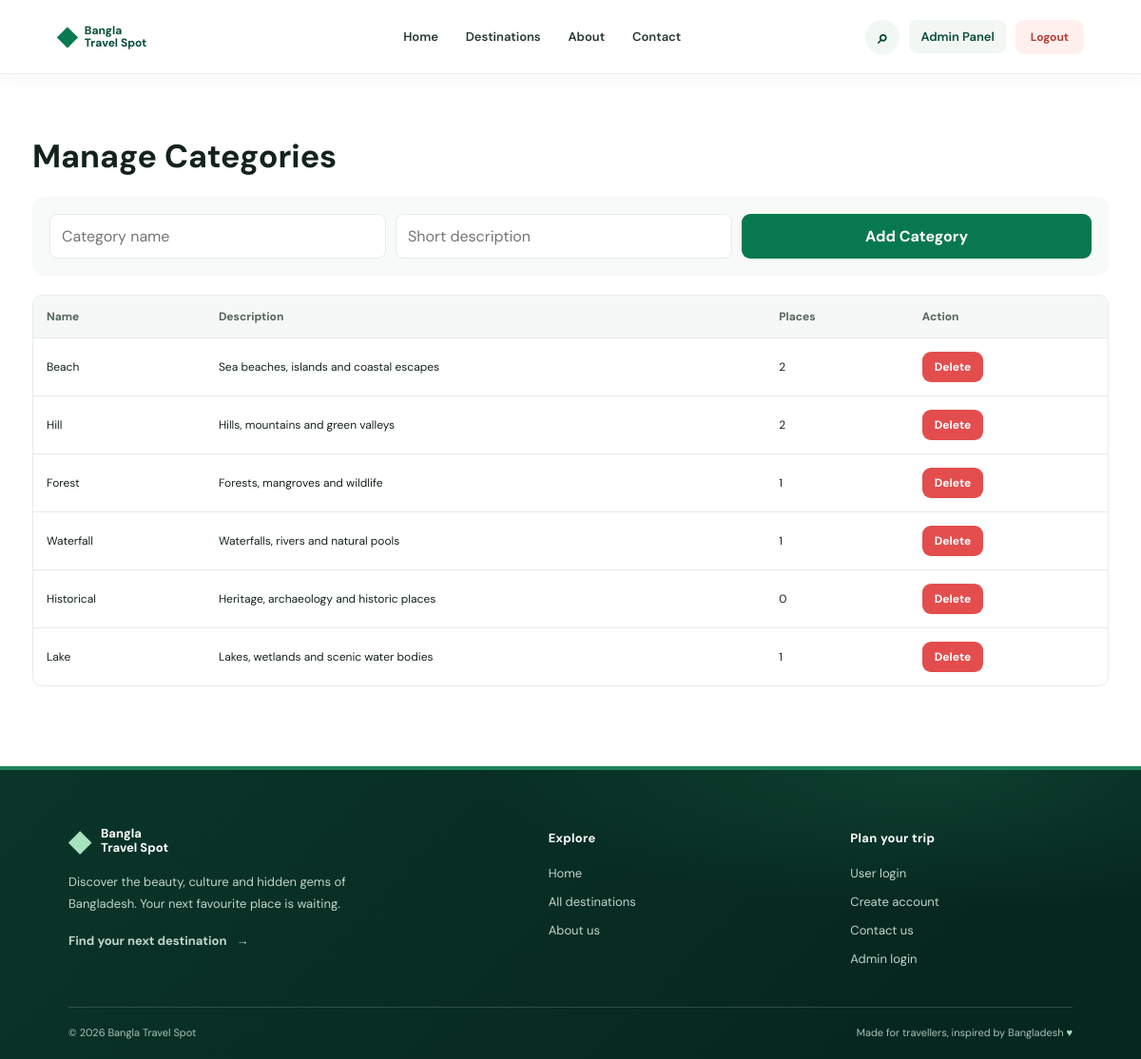
Screenshot of /admin/categories.php (signed in) with the database file from the repository.
### tables this page shows
CREATE TABLE categories (
 id BIGINT UNSIGNED AUTO_INCREMENT PRIMARY KEY,
 name VARCHAR(100) NOT NULL UNIQUE,
 slug VARCHAR(120) NOT NULL UNIQUE,
 description VARCHAR(255) DEFAULT NULL,
 created_at TIMESTAMP DEFAULT CURRENT_TIMESTAMP
);

### includes/functions.php (called while the page is built, shortened)
<?php
function e($v){return htmlspecialchars((string)$v,ENT_QUOTES,'UTF-8');}

### admin/categories.php (the view)
<?php require_once '../includes/functions.php';require_admin();if(isset($_GET['delete'])){$pdo->prepare('DELETE FROM categories WHERE id=?')->execute([(int)$_GET['delete']]);redirect('admin/categories.php');}if($_SERVER['REQUEST_METHOD']==='POST'){verify_csrf();$pdo->prepare('INSERT INTO categories(name,slug,description) VALUES(?,?,?)')->execute([trim($_POST['name']),strtolower(trim(preg_replace('/[^A-Za-z0-9-]+/','-',$_POST['name']),'-')),trim($_POST['description'])]);redirect('admin/categories.php');}$cats=$pdo->query('SELECT c.*,COUNT(p.id) total FROM categories c LEFT JOIN places p ON p.category_id=c.id GROUP BY c.id')->fetchAll();$page_title='Manage Categories';require '../includes/header.php';?><section class="section"><h1>Manage Categories</h1><form method="post" class="inline-form"><?=csrf_field()?><input name="name" required placeholder="Category name"><input name="description" placeholder="Short description"><button class="btn btn-primary">Add Category</button></form><div class="table-wrap"><table><thead><tr><th>Name</th><th>Description</th><th>Places</th><th>Action</th></tr></thead><tbody><?php foreach($cats as $c):?><tr><td><?=e($c['name'])?></td><td><?=e($c['description'])?></td><td><?=$c['total']?></td><td><a class="btn btn-danger btn-small" onclick="return confirm('Delete category?')" href="?delete=<?=$c['id']?>">Delete</a></td></tr><?php endforeach;?></tbody></table></div></section><?php require '../includes/footer.php';?>

### assets/css/style.css (style rules this page uses)
:root { --green:#08794e;--deep:#064b39;--mint:#e9f5ef;--ink:#14221e;--muted:#718079;--line:#e6ece8;--red:#df4b4b;--shadow:0 12px 35px rgba(14,45,32,.08) }
* { box-sizing:border-box }
html { scroll-behavior:smooth }
body { margin:0;font-family:'DM Sans',sans-serif;color:var(--ink);background:#fff }
a { color:inherit;text-decoration:none }
button,input,select,textarea { font:inherit }
.btn { border:0;border-radius:9px;padding:12px 20px;font-weight:700;display:inline-flex;align-items:center;justify-content:center;cursor:pointer;transition:.2s }
.btn-primary { background:var(--green);color:white }
.btn-small { padding:8px 13px;font-size:12px }
.btn-danger { background:#e34d4d;color:white }
.section { max-width:1180px;margin:0 auto;padding:64px 24px }
.section h1 { font-size:34px;margin:0 0 12px }
.filter-bar input,.filter-bar select,.inline-form input,.inline-form select,.form-card input,.form-card textarea,.form-card select,.form-grid input,.form-grid textarea,.form-grid select,.review-form textarea,.review-form select { width:100%;border:1px solid var(--line);border-radius:8px;padding:12px;background:#fff;outline-color:#82bca1 }
.inline-form { display:flex;gap:10px;flex-wrap:wrap;margin:20px 0;padding:18px;background:#f7faf8;border-radius:12px }
.inline-form>* { flex:1;min-width:130px }
.table-wrap { overflow:auto;border:1px solid var(--line);border-radius:10px;margin:20px 0 }
table { width:100%;border-collapse:collapse;min-width:650px }
th,td { text-align:left;padding:14px;border-bottom:1px solid var(--line);font-size:12px }
th { background:#f5f8f6;color:#56645c }
tr:last-child td { border-bottom:0 }

### rows the page displays
categories: name "Beach", description "Sea beaches, islands and coastal escapes", total "2"
categories: name "Hill", description "Hills, mountains and green valleys", total "2"
categories: name "Forest", description "Forests, mangroves and wildlife", total "1"
categories: name "Waterfall", description "Waterfalls, rivers and natural pools", total "1"
categories: name "Historical", description "Heritage, archaeology and historic places", total "0"
categories: name "Lake", description "Lakes, wetlands and scenic water bodies", total "1"
